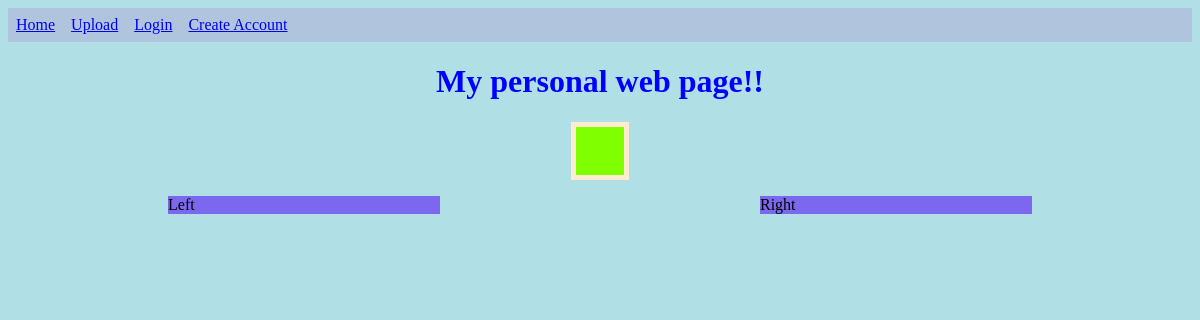
Before: / with the older database file.
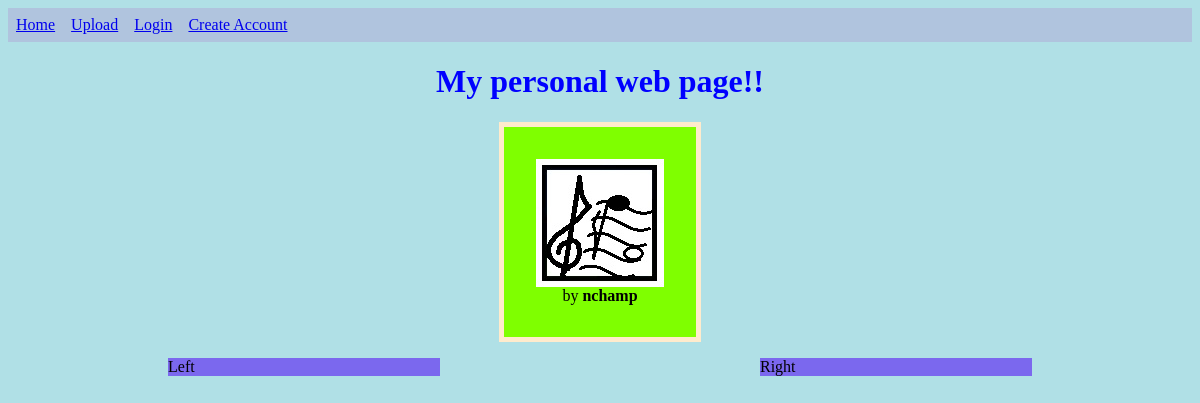
After: the same page with the newer database file.
### tables this page shows
CREATE TABLE upload (
    id INTEGER PRIMARY KEY AUTOINCREMENT,
    uploader TEXT NOT NULL,
    upload_path TEXT NOT NULL,
    thumbnail_path TEXT NOT NULL,
    img_name TEXT NOT NULL,
    kind TEXT NOT NULL,
    upload_time TIMESTAMP NOT NULL 
);

### website/site.py (the view)
@bp.route("/", methods=['GET'])
def index():
    query = "SELECT id, thumbnail_path, uploader FROM upload ORDER BY upload_time DESC LIMIT 20"
    db = get_db()
    result = db.execute(query)
    names = {}
    for item in result.fetchall():
        names.update({item['id']:(item["thumbnail_path"], item["uploader"])})
    return render_template("site/index.html", previews=names)

### website/auth.py (called while the page is built)
@bp.before_app_request
def load_logged_in_user():
    user_id = session.get('user_id')
    if (user_id) is None:
        g.user = None
    else:
        g.user = get_db().execute(
            'SELECT * FROM user WHERE username = ?', (user_id,)
        ).fetchone()

### website/db.py (called while the page is built)
def get_db():
    if 'db' not in g:
        g.db = sqlite3.connect(
            current_app.config['DATABASE'],
            detect_types=sqlite3.PARSE_DECLTYPES
        )
        g.db.row_factory = sqlite3.Row
    return g.db

### website/templates/site/index.html (shortened to what this page needs)
{% extends "layout.html" %}
{% block css %}
<link rel="stylesheet" href={{ url_for('static', filename='image_site.css') }}>
{% endblock %}
{% block content %}
<div class="heading">
    <h1>My personal web page!!</h1>
</div>
<div class="container">
    <div class="thumbnail-house">
        {% for id, item in previews.items() %}
        <div class="thumbnail-item">
            <div class="thumbnail-pic">
                <a href="nav/exhibit/{{ id }}">
                    <img src ="{{url_for('static', filename=item[0]) }}" alt={{ item[0] }}>
                </a>
            </div>
            <div class="thumbnail-uploader">
                by <strong>{{ item[1] }}</strong>
            </div>
        </div>
        {% endfor %}
    </div>
</div>
<div class="row">
    <div class="column">
        Left
    </div>
    <div class="column">
        Right
    </div>
</div>
{% endblock %}

### website/templates/layout.html (shortened to what this page needs)
<!DOCTYPE html>
<html lang="en-US">
    <head>
        {% block css %}
        {% endblock %}
    </head>
    <body>
        <nav>
            <ul>
                <li><a href="{{ url_for('index') }}">Home</a>
                <li><a href="{{ url_for('upload') }}">Upload</a>
            {% if g.user['username'] %}
                <li><span>{{ g.user['username'] }}</span>
                <li><a href="{{ url_for('auth.logout') }}">Logout</a>
            {% else %}
                <li><a href="{{ url_for('auth.login') }}">Login</a>
                <li><a href="{{ url_for('auth.create_account') }}">Create Account</a>
            {% endif %}
            </ul>
        </nav>
        {% block content %}
        {% endblock %}
    </body>
</html>

### website/static/image_site.css (style rules this page uses)
body { background-color: powderblue; min-width: 50rem; }
h1 { color: blue; }
nav { background-color: lightsteelblue; }
nav ul { display: flex; list-style: none; padding:0; margin:0; }
nav li { padding: 0.5rem; }
.column { background-color: mediumslateblue; flex: 50%; margin-left: 10rem; margin-right: 10rem; }
.container { background-color:chartreuse; display:flex; margin: auto; border:5px solid; border-color: blanchedalmond; padding-left: 1.5rem; padding-top: 1.5rem; padding-bottom: 1.5rem; padding-right: 1.5rem; width: fit-content; }
.heading { margin:auto; width: 50%; text-align: center; }
.row { margin-top: 1rem; display:flex; }
.thumbnail-house { display: flex; flex-wrap: wrap; justify-content: center; }
.thumbnail-item { text-align: center; padding:0.5rem }
.thumbnail-pic { height: 128px; }

Changed rows visible on the page:
added upload: thumbnail_path (placeholder picture), uploader "nchamp"
Other visible differences:
new list line: "by"
